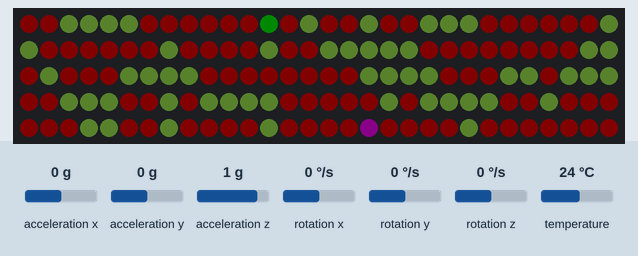
Simulated run of this sketch. Board: Arduino Uno, built with avr-gcc and run on an emulated ATmega328P. Shown: 150 RGB LEDs in strip order, left to right, continuing on the next row. The test bench sets the inputs (shaded band); at power-on: acceleration y 0 g, acceleration x 0 g, acceleration z 1 g, rotation x 0 °/s, rotation y 0 °/s, rotation z 0 °/s, temperature 24 °C. Dim RGB values are drawn brighter than linear; random numbers use the default seed unless the sketch sets one; what the sketch prints to the serial monitor is not drawn.

Above: at 4.4 s.
4.5 s: acceleration y set to -1.4 g
8.2 s: acceleration x set to -0.2 g
Timing chart, 0 to 11.2 s (numbered marks = the images above; inputs shaded):
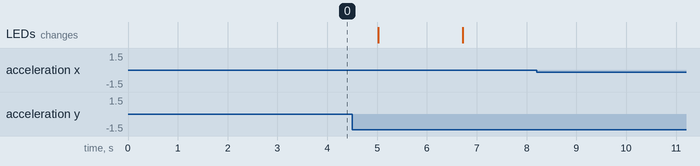

Measured:
- after the input at 8.2 s, every drawn part: stays the same

The sketch:

maze_final.ino
```cpp
#include <Adafruit_NeoPixel.h>
#ifdef __AVR__
 #include <avr/power.h> // Required for 16 MHz Adafruit Trinket
#endif

// Which pin on the Arduino is connected to the NeoPixels?
// On a Trinket or Gemma we suggest changing this to 1:
#define LED_PIN    6

// How many NeoPixels are attached to the Arduino?
#define LED_COUNT 150

// m/s^2, how much corresponds to movement (scale of 0 to 9.8)
#define THRESHOLD 2

// These are directions, NOT face numbers
#define LEFT 0
#define UP 1
#define RIGHT 2
#define DOWN 3

// user starting position, gets updated as the user moves
int userx = 4;
int usery = 2;
int userz = 2;

bool FINISHED = false;

byte officialMaze[6][5][5];


Adafruit_NeoPixel strip(LED_COUNT, LED_PIN, NEO_GRB + NEO_KHZ800);

#include <Adafruit_MPU6050.h>
#include <Adafruit_Sensor.h>
#include <Wire.h>
Adafruit_MPU6050 mpu;

uint32_t colors[4] = {strip.Color(150, 0, 0), strip.Color(96, 156, 48), strip.Color(0, 255, 0), strip.Color(255, 0, 255) };

/*
 * Orderings: [F, R, B, L, U, D]
 * (front, right, back, left, up, down)
 * The orientations of F, R, B, L are based on horizontal rotations from the starting configuration
 * The orientations of U and D are based on a single up/down rotation from the starting configuration
 * Indices in form (face number, i, j).
 * Neighbors in order (l, u, r, d)
 * Maze states:
 *      0 -> wall
 *      1 -> valid user space
 *      2 -> start space (can also represent user position as they move)
 *      3 -> goal state
 * */

// takes in a current location (face, i, j) -> maps to the location left of it in the same form (nextface, nexti, nextj)
// similar functions for right, up, down as well
byte * getLeft(byte face, byte i, byte j) {
    if(j > 0) {
        byte *out = new byte[3] {face, i, j-1};
        return out;
    }
    byte left[6][3] = {
      {3, i, 4},
      {0, i, 4},
      {1, i, 4},
      {2, i, 4},
      {3, 0, i},
      {3, 4, 4-i}
    };
    byte *out = new byte[3] {left[face][0], left[face][1], left[face][2]};
    return out;
}

byte * getRight(byte face, byte i, byte j) {
    if(j < 4) {
      byte *out = new byte[3] {face, i, j+1};
      return out;
    }
    byte right[6][3] = {
              {1, i, 0},
              {2, i, 0},
              {3, i, 0},
              {0, i, 0},
              {1, 0, 4-i},
              {1, 4, i}
      };
    byte *out = new byte[3] {right[face][0], right[face][1], right[face][2]};
    return out;
}

byte * getUp(byte face, byte i, byte j) {
    if(i > 0) {
      byte *out = new byte[3] {face, i-1, j};
      return out;
    }
    byte up[6][3] = {
            {4, 4, j},
            {4, 4-j, 4},
            {4, 0, 4-j},
            {4, j, 0},
            {2, 0, 4-j},
            {0, 4, j}
    };
    byte *out = new byte[3] {up[face][0], up[face][1], up[face][2]};
    return out;

}

byte * getDown(byte face, byte i, byte j) {
    if(i < 4) {
      byte *out = new byte[3] {face, i+1, j};
      return out;
    }
    byte down[6][3] = {
            {5, 0, j},
            {5, j, 4},
            {5, 4, 4-j},
            {5, 4-j, 0},
            {0, 0, j},
            {2, 4, 4-j}
    };
    byte *out = new byte[3] {down[face][0], down[face][1], down[face][2]};
    return out;

}

/* Implementation of prims algo for maze generation. Not in use because it was making mazes with too many paths.
   Also written using C++ stdlib so it doesn't compile for arduino which is why it's commented out. Can be adapted to work
   Arduino like the DFS algorithm, but currently no need to do that.
*/

// void prims(byte (&maze)[6][5][5],
//            byte (&adjMat)[6][5][5][4][2][3]) {
//     auto frontier = new byte[100][2][3]();
//     byte index = 0;
//     // start pobyte will always be [0, 2, 2] -> center of front face
//     maze[0][2][2] = 1;
//     byte arr1[2][3] {{0, 2, 1}, {0, 2, 0}};
//     frontier->push_back(arr1);
//     frontier->push_back({{{0, 2, 3}, {0, 2, 4}}});
//     frontier->push_back({{{0, 1, 2}, {0, 0, 2}}});
//     frontier->push_back({{{0, 3, 2}, {0, 4, 2}}});

//     bool stopCondition = false; // need to figure this out
//     while (!stopCondition) {
//         byte index = rand() % frontier->size(); // better rng might be needed
//         Array<Array<byte, 3>, 2> removed = (*frontier)[index];
//         frontier->erase(frontier->begin() + index);
//         Array<byte, 3> first = removed[0], second = removed[1];
//         maze[first[0]][first[1]][first[2]] = 1;
//         maze[second[0]][second[1]][second[2]] = 1;

//         auto neighbors = adjMat[second[0]][second[1]][second[2]];
//         for(auto neighbor : neighbors) {
//             auto neighbor2 = neighbor[1];
//             if (!maze[neighbor2[0]][neighbor2[1]][neighbor2[2]] && find(frontier->begin(), frontier->end(), neighbor) == frontier->end()) {
//                 frontier->push_back(neighbor);
//             }
//         }
//         stopCondition = frontier->empty();
//     }
//     setGoal(maze);
// }

void setGoal(byte (&maze)[6][5][5]) {
    /**
     * Try to make the goal state the middle position on the bottom face
     * If not possible, just make it some arbitrary location on the bottom face
     * If still not possible, just find something not on the top face
     * Don't think it ever ends up needing to do anything other than the first case,
     *  but the backup plan is there just in case
     */
    auto& bottomFace = maze[5];
    bool found = false;
    if(bottomFace[2][2]) {
        bottomFace[2][2] = 3;
        found = true;
    }
    if(!found) {
        for (auto& row : bottomFace) {
            if(found)
                break;
            for(auto& item : row) {
                if(found)
                    break;
                else if (item) {
                    item = 3;
                    found = true;
                }
            }
        }
    }
    if(!found) {
        byte remainingFaces[] = {1, 3, 0, 2};
        for(byte i = 0; i < 4; i++) {
            byte faceNum = remainingFaces[i];
            auto face = maze[faceNum];
            for (byte j = 0; j < 5; j++) {
              auto row = face[j];
                if(found)
                    break;
                for(byte k = 0; k < 5; k++) {
                  auto item = row[k];
                    if(found)
                        break;
                    else if (item) {
                        item = 3;
                        found = true;
                    }
                }
            }
        }
    }
}


void dfs(byte (&maze)[6][5][5],
            byte (&adjMat)[6][5][5][4][3]) {
    /**
    * Performs a DFS on the maze to generate the legal positions
    */
    byte stack[150][3];
    int sp = 0;
    for(int i = 0; i < 150; i++) {
      for(int j = 0; j < 3; j++) {
        stack[i][j] = 0;
      }
    }
    // Array<Array<Array<byte, 3>, 2>> stack;
    bool visited[6][5][5];
    for(int i = 0; i < 6; i++) {
      for(int j = 0; j < 5; j++) {
        for(int k = 0; k < 5; k++) {
          visited[i][j][k] = false;
        }
      }
    }
    maze[4][2][2] = 2;
    visited[4][2][2] = true;
    randomSeed(analogRead(0));
    int dir1 = (random(2)) * 2 - 1;
    int dir2 = (random(2)) * 2 - 1;
    byte initial[3] = {0, 0, 0};
    initial[0] |= 4;
    initial[0] |= (4 << 4);
    initial[1] |= 2;
    initial[1] |= (2 << 4);
    initial[2] |= 2;
    initial[2] |= (2 << 4);
    initial[(dir1+1)/2+1] += dir2;
    initial[(dir1+1)/2+1] += (dir2 * 2) << 4;
      for(int j = 0; j < 3; j++) {
        stack[sp][j] = initial[j];
      }
    sp += 1;
    visited[initial[0] % 16][initial[1] % 16][initial[2] % 16] = true;
    visited[initial[0] >> 4][initial[1] >> 4][initial[2] >> 4] = true;
    bool stopCondition = false;
    while(!stopCondition) {
        byte removed[3];

        for(int j = 0; j < 3; j++) {
          removed[j] = stack[sp-1][j];
        }
        sp -= 1;
        maze[removed[0] % 16][removed[1] % 16][removed[2] % 16] = 1;
        maze[removed[0] >> 4][removed[1] >> 4][removed[2] >> 4] = 1;
        auto neighbors = adjMat[removed[0] >> 4][removed[1] >> 4][removed[2] >> 4];
        int validInds[4];
        int numValid = 0;
        for(int i = 0; i < 4; i++) {
            auto neighbor2 = neighbors[i];
            if(!visited[neighbor2[0] >> 4][neighbor2[1] >> 4][neighbor2[2] >> 4] && !visited[neighbor2[0] % 16][neighbor2[1] % 16][neighbor2[2] % 16]) {
                validInds[numValid] = i;
                numValid++;
            }
        }
        if(numValid) {
            int ind = validInds[random(numValid)];
            for(int j = 0; j < 3; j++) {
              stack[sp][j] = neighbors[ind][j];
            }
            sp++;
            // stack.push(neighbors[ind]);
            visited[neighbors[ind][0] % 16][neighbors[ind][1] % 16][neighbors[ind][2] % 16] = true;
            visited[neighbors[ind][0] >> 4][neighbors[ind][1] >> 4][neighbors[ind][2] >> 4] = true;
            for(int j = 0; j < 3; j++) {
              stack[sp][j] = removed[j];
            }

            sp++;
        }
        stopCondition = (maze[5][2][2] != 0);
    }
    setGoal(maze);


}


void generateMaze(byte (&maze)[6][5][5]) {
  /**
  * Generates the full maze. Creates the adjacency list, runs the DFS, and sets the start and goal positions.
  */
    for (int i = 0; i < 6; i++) {
        for (int j = 0; j < 5; j++) {
            for (int k = 0; k < 5; k++) {
                maze[i][j][k] = 0; // wall
            }
        }
    }

    byte adjMat[6][5][5][4][3];
    for (int faceNum = 0; faceNum < 6; faceNum++) {
        for (int i = 0; i < 5; i++) {
            for (int j = 0; j < 5; j++) {
                byte *leftNeighbor = getLeft(faceNum, i, j);
                byte *leftNeighbor2 = getLeft(leftNeighbor[0], leftNeighbor[1], leftNeighbor[2]);
                for(int k = 0; k < 3; k++) {
                  adjMat[faceNum][i][j][0][k] &= 0;
                  adjMat[faceNum][i][j][0][k] |= leftNeighbor[k];
                  adjMat[faceNum][i][j][0][k] |= (leftNeighbor2[k] << 4);
                }
                delete leftNeighbor;
                delete leftNeighbor2;

                byte *upNeighbor = getUp(faceNum, i, j);
                byte *upNeighbor2 = getUp(upNeighbor[0], upNeighbor[1], upNeighbor[2]);
                for(int k = 0; k < 3; k++) {
                  adjMat[faceNum][i][j][1][k] &= 0;
                  adjMat[faceNum][i][j][1][k] |= upNeighbor[k];
                  adjMat[faceNum][i][j][1][k] |= (upNeighbor2[k] << 4);
                }
                delete upNeighbor;
                delete upNeighbor2;

                byte *rightNeighbor = getRight(faceNum, i, j);
                byte *rightNeighbor2 = getRight(rightNeighbor[0], rightNeighbor[1], rightNeighbor[2]);
                for(int k = 0; k < 3; k++) {
                  adjMat[faceNum][i][j][2][k] &= 0;
                  adjMat[faceNum][i][j][2][k] |= rightNeighbor[k];
                  adjMat[faceNum][i][j][2][k] |= (rightNeighbor2[k] << 4);
                }
                delete rightNeighbor;
                delete rightNeighbor2;
                byte *downNeighbor = getDown(faceNum, i, j);
                byte *downNeighbor2 = getDown(downNeighbor[0], downNeighbor[1], downNeighbor[2]);
                for(int k = 0; k < 3; k++) {
                  adjMat[faceNum][i][j][3][k] &= 0;
                  adjMat[faceNum][i][j][3][k] |= downNeighbor[k];
                  adjMat[faceNum][i][j][3][k] |= (downNeighbor2[k] << 4);
                }
                delete downNeighbor;
                delete downNeighbor2;
            }
        }
    }

    dfs(maze, adjMat);


}

void printMaze(byte maze[6][5][5]) {
  for(int i = 0; i < 6; i++) {
      for(int j = 0; j < 5; j++) {
        for(int k = 0; k < 5; k++) {
          Serial.print(maze[i][j][k]);
          Serial.print(" ");
        }
        Serial.println("");
      }
      Serial.println("");
    }
}


void printArray(byte flatMaze[150]) {
for(int i = 0; i < 150; i++) {
    Serial.print(flatMaze[i]);
    Serial.print(" ");
  }
  Serial.println();
}


byte getDirection(byte face, float x, float y, float z) {
  /**
  * Uses the current face and the accelerometer readings to determine which direction to move in (or -1 if it's not tilted enough)
  * Can be converted to a transition matrix to make it look cleaner but would use too much memory, so had to use a lot of if statements.
  */

  // return 0 if left, 1 if up, 2 if right, 3 if down

  if(face == 4) {
    if(abs(x) > THRESHOLD && abs(y) > THRESHOLD) {
      if(abs(x) > abs(y)) y = 0;
      else x = 0;
    }
    if(x < -THRESHOLD) return RIGHT;
    else if (x > THRESHOLD) return LEFT;
    else if(y < -THRESHOLD) return DOWN;
    else if(y > THRESHOLD) return UP;
    else return -1;
  }
  else if(face == 5) {
    if(abs(x) > THRESHOLD && abs(y) > THRESHOLD) {
      if(abs(x) > abs(y)) y = 0;
      else x = 0;
    }
    if(x < -THRESHOLD) return RIGHT;
    else if (x > THRESHOLD) return LEFT;
    else if(y < -THRESHOLD) return UP;
    else if(y > THRESHOLD) return DOWN;
    else return -1;

  }
  if(face == 0) {
    if(abs(x) > THRESHOLD && abs(z) > THRESHOLD) {
      if(abs(x) > abs(z)) z = 0;
      else x = 0;
    }
    if(x < -THRESHOLD) return RIGHT;
    else if (x > THRESHOLD) return LEFT;
    else if(z < -THRESHOLD) return DOWN;
    else if(z > THRESHOLD) return UP;
    else return -1;
  }
  else if(face == 2) {
    if(abs(x) > THRESHOLD && abs(z) > THRESHOLD) {
      if(abs(x) > abs(z)) z = 0;
      else x = 0;
    }
    if(x < -THRESHOLD) return LEFT;
    else if (x > THRESHOLD) return RIGHT;
    else if(z < -THRESHOLD) return DOWN;
    else if(z > THRESHOLD) return UP;
    else return -1;
  }
  if(face == 3) {
    if(abs(y) > THRESHOLD && abs(z) > THRESHOLD) {
      if(abs(y) > abs(z)) z = 0;
      else y = 0;
    }
    if(z < -THRESHOLD) return DOWN;
    else if (z > THRESHOLD) return UP;
    else if(y < -THRESHOLD) return RIGHT;
    else if(y > THRESHOLD) return LEFT;
    else return -1;
  }
  else if(face == 1) {
    if(abs(y) > THRESHOLD && abs(z) > THRESHOLD) {
      if(abs(y) > abs(z)) z = 0;
      else y = 0;
    }
    if(z < -THRESHOLD) return DOWN;
    else if (z > THRESHOLD) return UP;
    else if(y < -THRESHOLD) return LEFT;
    else if(y > THRESHOLD) return RIGHT;
    else return -1;
  }
}

int indexMap(int face, int i, int j) {
  /**
  * Maps indices from the 6x5x5 array to the length-150 array used for the LEDs.
  */
  if(face == 4) {
    if(i%2 == 0) {
      return i*5+4-j;
    } else {
      return i*5+j;
    }
  }
  else if(face == 0) {
    if(i%2 == 0) {
      return 25 + i*5+j;
    } else {
      return 25 + i*5+4-j;
    }
  }
  else if(face == 1) {
    if(i%2 == 0) {
      return 50 + i*5+j;
    } else {
      return 50 + i*5+4-j;
    }
  }
  else if(face == 2) {
    if(i%2 == 0) {
      return 75 + (4-i)*5+j;
    } else {
      return 75 + (4-i)*5+4-j;
    }
  }
  else if(face == 3) {
    if(i%2 == 0) {
      return 100 + i*5+j;
    } else {
      return 100 + i*5+4-j;
    }
  }
  else {
    if(i%2 == 0) {
      return 125 + i*5+j;
    } else {
      return 125 + i*5+4-j;
    }
  }

}

void flatten(byte (&maze)[6][5][5], byte (&flatMaze)[150]) {
  for(int face = 0; face < 6; face++) {
    for(int i = 0; i < 5; i++) {
      for(int j = 0; j < 5; j++) {
        flatMaze[indexMap(face, i, j)] = maze[face][i][j];
      }
    }
  }
}

void setup() {
  // put your setup code here, to run once:
  Serial.begin(9600);

  if (!mpu.begin()) {
    Serial.println("Failed to find MPU6050 chip");
    while (1) {
      delay(10);
    }
  }

  generateMaze(officialMaze);

  byte flatMaze[150];
  flatten(officialMaze, flatMaze);


  mpu.setAccelerometerRange(MPU6050_RANGE_16_G);
  mpu.setGyroRange(MPU6050_RANGE_250_DEG);
  mpu.setFilterBandwidth(MPU6050_BAND_21_HZ);

      // These lines are specifically to support the Adafruit Trinket 5V 16 MHz.
    // Any other board, you can remove this part (but no harm leaving it):
  #if defined(__AVR_ATtiny85__) && (F_CPU == 16000000)
    clock_prescale_set(clock_div_1);
  #endif
    // END of Trinket-specific code.

    strip.begin();           // INITIALIZE NeoPixel strip object (REQUIRED)
    strip.show();            // Turn OFF all pixels ASAP
    strip.setBrightness(10); // Set BRIGHTNESS to about 1/5 (max = 255)

  for(int i=0; i<strip.numPixels(); i++) { // For each pixel in strip...
    strip.setPixelColor(i, colors[flatMaze[i]]);         //  Set pixel's color (in RAM)
    strip.show();                          //  Update strip to match
  }
  printMaze(officialMaze);
  delay(2000);
}

void loop() {
  if(!FINISHED) {
    sensors_event_t a, g, temp;
      mpu.getEvent(&a, &g, &temp);

      Serial.print("Temperature:");
      Serial.print(temp.temperature);
      Serial.print("\tx-acceleration:");
      Serial.print(a.acceleration.x);
      Serial.print("\ty-acceleration:");
      Serial.print(a.acceleration.y);
      Serial.print("\tz-acceleration:");
      Serial.print(a.acceleration.z);
      Serial.print("\tx-gyro:");
      Serial.print(g.gyro.x);
      Serial.print("\ty-gyro:");
      Serial.print(g.gyro.y);
      Serial.print("\tz-gyro:");
      Serial.println(g.gyro.z);

      int prevX = userx;
      int prevY = usery;
      int prevZ = userz;

      float ax = a.acceleration.x;
      float ay = a.acceleration.y;
      // experimentally determined based on slight tilt of accelerometer in cube
      float az = a.acceleration.z- 2.25;

      // player movement

      byte direction = getDirection(userx, ax, ay, az);
      byte *next;
      bool hasNext = false;
      if(direction == LEFT) {
        next = getLeft(userx, usery, userz);
        hasNext = true;
      }
      else if(direction == RIGHT) {
        next = getRight(userx, usery, userz);
        hasNext = true;
      }
      else if(direction == UP) {
        next = getUp(userx, usery, userz);
        hasNext = true;
      }
      else if(direction == DOWN) {
        next = getDown(userx, usery, userz);
        hasNext = true;
      }

      byte nextX = next[0];
      byte nextY = next[1];
      byte nextZ = next[2];

      delete next;

      if(hasNext && officialMaze[nextX][nextY][nextZ] == 1) {
        // if the user makes a legal move
        userx = nextX;
        usery = nextY;
        userz = nextZ;
        officialMaze[prevX][prevY][prevZ] = 1;
        officialMaze[userx][usery][userz] = 2;
        strip.setPixelColor(indexMap(prevX, prevY, prevZ), colors[1]);
        strip.setPixelColor(indexMap(nextX, nextY, nextZ), colors[2]);
        strip.show();
      }
      else if(hasNext && officialMaze[nextX][nextY][nextZ] == 3) {
        // if the user reaches the goal state
        FINISHED = true;
        for(int i = 0; i < 6; i++) {
          for(int j = 0; j < 5; j++) {
            for(int k = 0; k < 5; k++) {
              officialMaze[i][j][k] = 0;
            }
          }
        }
        for(int i=0; i<strip.numPixels(); i++) { // For each pixel in strip...
          strip.setPixelColor(i, colors[3]);         //  Set pixel's color (in RAM)
          strip.show();                          //  Update strip to match
          delay(20);
        }
      }
    }

    printMaze(officialMaze);

  delay(1250);
}
```
